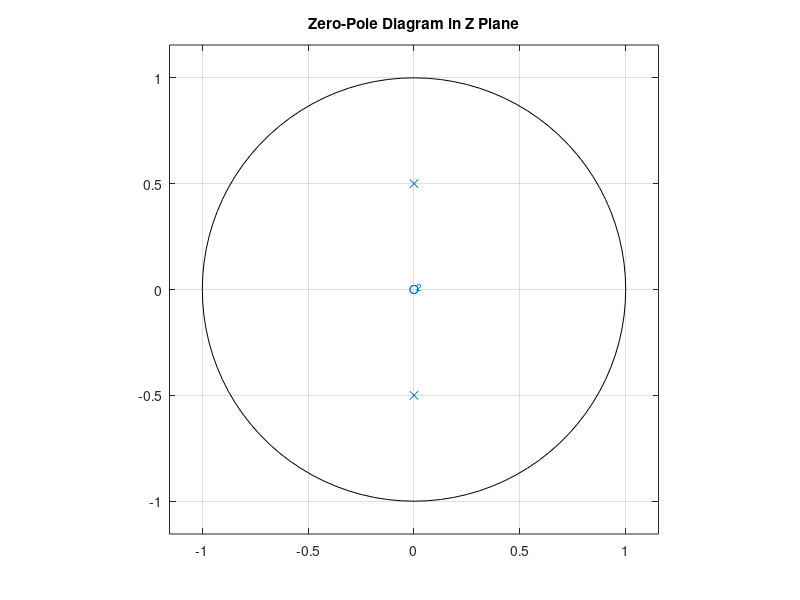
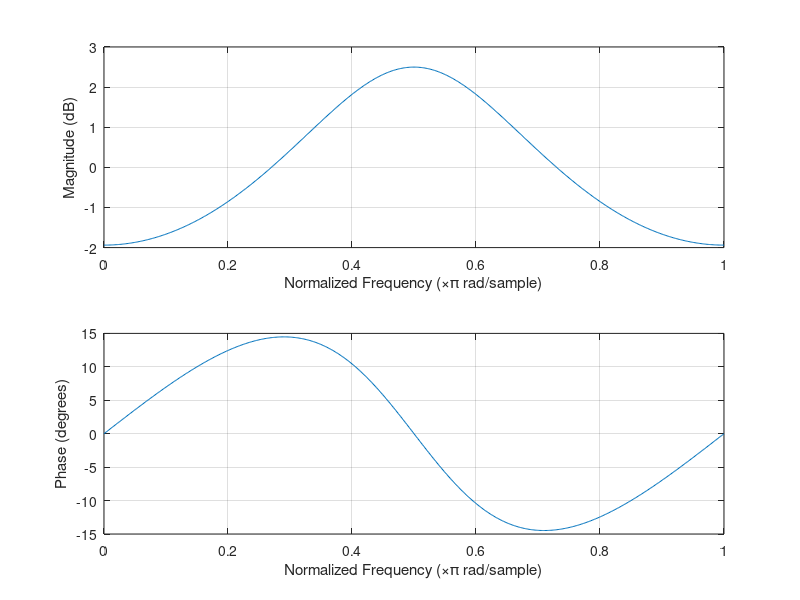

MATLAB code to generate these figures, in order: (Note: this script raises an error after producing the figures.)
clear;close all;
clc
%syms r w z;
%f = @(r, w, z) 1/(1-2*r*(cos(w))*z^-1+(r^2)*z^(-2));
r = 0.5;
w_0 = pi/2;
a = 1;
b = [1, -2*r*cos(w_0), r.^2];
zplane(a,b)
grid on;    
title('Zero-Pole Diagram in Z Plane')
m = 1024;
figure
freqz(a, b)

%[h, w] = freqz(a, b, m, 'whole');
%frequency = linspace(-pi, pi, m);
% plot(w, abs(h));
% set(gca,'XTick',-pi:pi/2:2*pi)  
% set(gca,'XTickLabel',{'-\pi ','-\pi/2','0','\pi/2','\pi'})
% title('Absoulte Value of H(e\^jw)')
%plot(abs(h))
%plot(abs(w))
%%%%%%%%%%%%%%%%%%%%%%%%%%%%%%%%%%%

%Part B

syms N P R
f = @(N, P, R) R.*((P).^N).*heaviside(N + 0.5);

r = 0.5;
w_0 = pi/4;
b = [1, -2*r*cos(w_0), r.^2];
[r, p, z] = residuez(a, b);
n = -5:15;
impulse =  zeros(1,length(n));
for i = 1:length(p)
    impulse = f(n, p(i), r(i)) + impulse;
end
figure;stem(n, impulse); title('Impulse Resoponse')
grid on
xlabel('n')
ylabel('x[n]')


